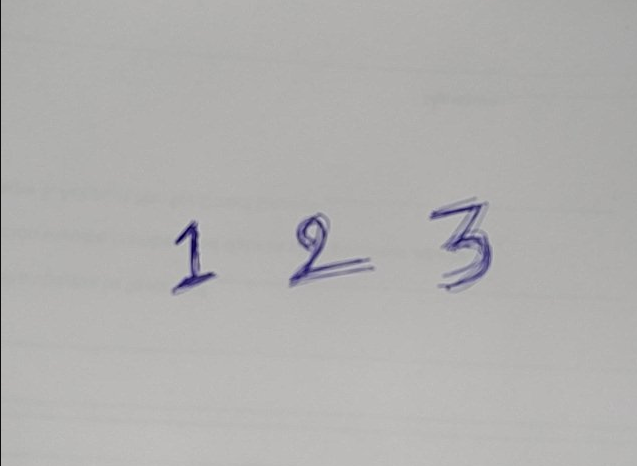
#> input picture digit/image.png, 637 x 466 px
$ jupyter execute --allow-errors DigitIdentifier.ipynb   (shell and % lines are left out)   (Python 2 division)   (older library calls are emulated)
#> lines starting #> are read from the running program, lines starting #| are printed output that depends on the picture; after the words box and inside, x2 and y2 are one past the last pixel; in counts of white or black regions, pixels touching at a corner belong together
[cell 1]
import numpy as np
import cv2
import skimage.io as io
import matplotlib.pyplot as plt

[cell 2]
im = io.imread('./image.png')
#> im is the input picture: shape (466, 637, 4); mean R, G, B, A 177.3, 176.4, 175.2, 255
print im.shape
#| (466, 637, 4)

plt.imshow(im)

[cell 3]
img = cv2.GaussianBlur(im, (5, 5), 10)
gray = cv2.cvtColor(img, cv2.COLOR_BGR2GRAY)

plt.figure(0)
plt.imshow(img)
plt.figure(1)
plt.imshow(gray, cmap='gray')

### In the above step, we applied a gaussian blur and converted the image to gray scale

#### Gaussian Blur removes the statistical Gaussian noise, hence smooths out the image

[cell 4]
th = 255 - cv2.adaptiveThreshold(gray, 255, cv2.ADAPTIVE_THRESH_GAUSSIAN_C, cv2.THRESH_BINARY, 11, 2)
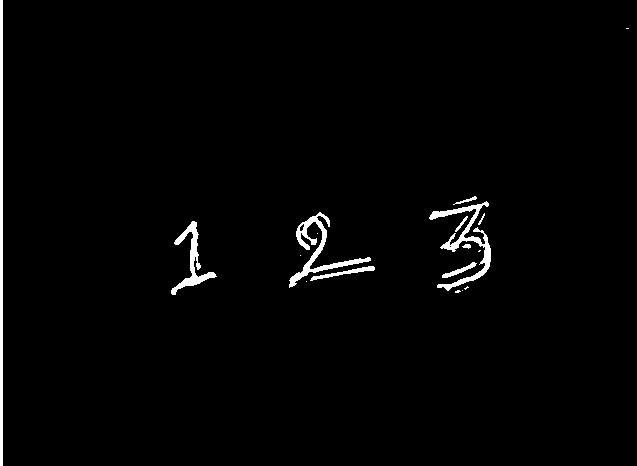
#> th: shape (466, 637); 1.7% white; 18 white regions (8 under 20 px), largest, box (x1, y1, x2, y2) and area: (0, 0, 3, 466) 1398, (429, 201, 491, 291) 1195, (289, 212, 371, 288) 1087
plt.imshow(th, cmap='gray')

### The above adaptiveThreshold was done to threshold pixel values to (0,255) and again helps out in smoothing the image by converting image to definite grayscale

[cell 5]
kim = th.copy()

[cell 6]
kernel = np.ones((3, 3)) / 9.0
a = cv2.dilate(kim, kernel, iterations=1)
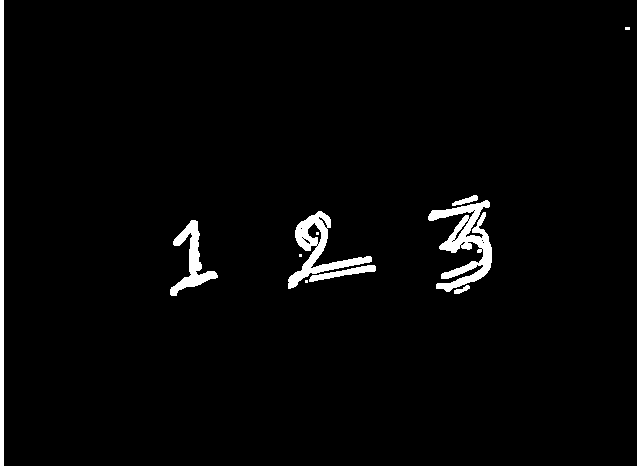
#> a: shape (466, 637); 2.6% white; 11 white regions (4 under 20 px), largest, box (x1, y1, x2, y2) and area: (428, 200, 492, 292) 2412, (0, 0, 4, 466) 1864, (288, 211, 372, 289) 1707
a = cv2.erode(a, kernel, iterations=1)
#> a: shape (466, 637); 1.7% white; 15 white regions (7 under 20 px), largest, box (x1, y1, x2, y2) and area: (0, 0, 3, 466) 1398, (429, 201, 491, 291) 1302, (289, 212, 371, 288) 1105
a = cv2.morphologyEx(a, cv2.MORPH_OPEN, kernel)
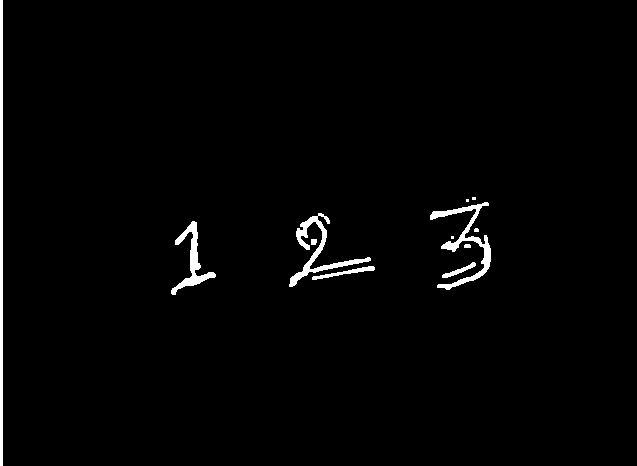
#> a: shape (466, 637); 1.6% white; 12 white regions (4 under 20 px)
a = cv2.morphologyEx(a, cv2.MORPH_CLOSE, kernel)
plt.imshow(a, cmap='gray')

### Erosion and dilation operations are done subsequently to adjust the border whitespace across the edges of contours.

## In the steps that follow, number contours are identified and seperated out, a simple CNN can be run afterwards easily to label them.

[cell 7]
image, cnts, _ = cv2.findContours(a, cv2.RETR_TREE, cv2.CHAIN_APPROX_SIMPLE)
#> cnts = 12 contours, 5 with area under 20; largest, box (x1, y1, x2, y2) and area: (0, 0, 3, 466) 930, (430, 202, 491, 290) 923, (289, 213, 371, 287) 838, (171, 221, 216, 295) 684, (312, 266, 375, 280) 173, (442, 262, 476, 278) 116, (311, 239, 317, 245) 24
cnts = sorted(cnts, key=lambda x: cv2.contourArea(x))
print len(cnts)
#| 12

zxzx = im[:, :, :3].copy()
cv2.drawContours(zxzx, cnts, -1, (0,255,0), 3)
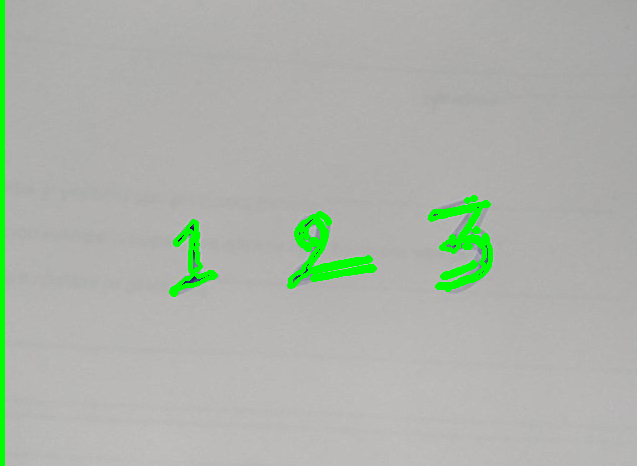
#> zxzx: shape (466, 637, 3); mean R, G, B 173.6, 180, 171.1

plt.imshow(zxzx)

[cell 8]
em = np.zeros(gray.shape + (3,), dtype=np.uint8)
print em.shape, em.mean()
#| (466, 637, 3) 0.0
#> em: shape (466, 637, 3); every value is 0
kk = 0
for ix in cnts:
    if cv2.contourArea(ix) > 500:
        print cv2.contourArea(ix), cv2.boundingRect(ix)
        x, y, w, h = cv2.boundingRect(ix)
        if np.abs(w-h) < 150:
            plt.figure(kk)
            section = gray[y:y+h, x:x+w]
            section = cv2.resize(section, (50, 50))
            plt.imshow(section, cmap='gray')
            kk += 1
            cv2.drawContours(em, [ix], -1, (0, 255, 0), 3)
#> this loop made 12 passes
#> (ix, x, y, w, h) on pass 12: ([[0, 0], [0, 465], [2, 465], [2, 0]], 0, 0, 3, 466)
#> (x, y, w, h) on passes 9 to 11: (171, 221, 45, 74), (289, 213, 82, 74), (430, 202, 61, 88)
#| 683.5 (171, 221, 45, 74)
#| 838.0 (289, 213, 82, 74)
#| 923.0 (430, 202, 61, 88)
#| 930.0 (0, 0, 3, 466)
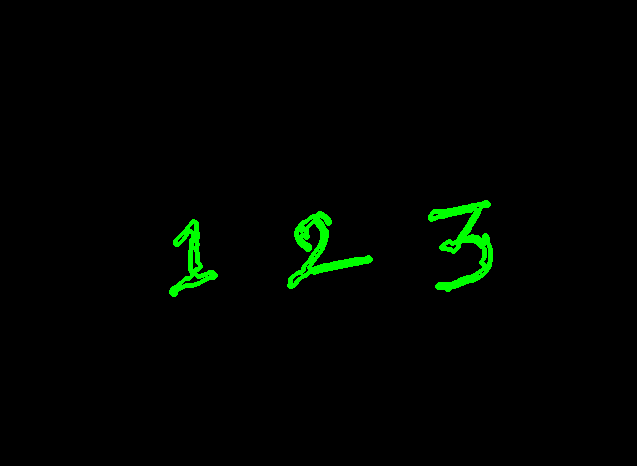
#> em: shape (466, 637, 3); mean of channels 0, 1, 2 0, 4.2, 0; drawn as B, G, R
#> after the loop, kk = 3

plt.imshow(em)
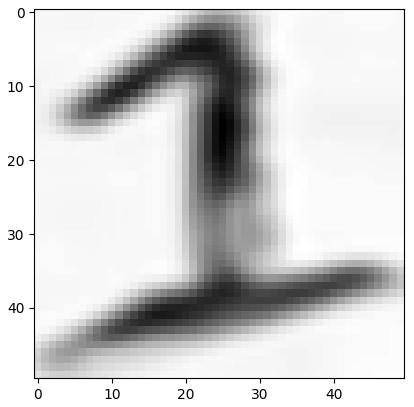
#> figure drawn by matplotlib, 1 panel
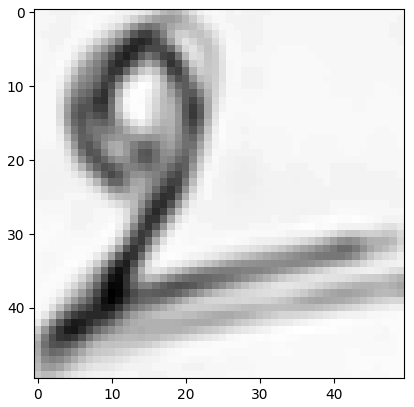
#> figure drawn by matplotlib, 1 panel
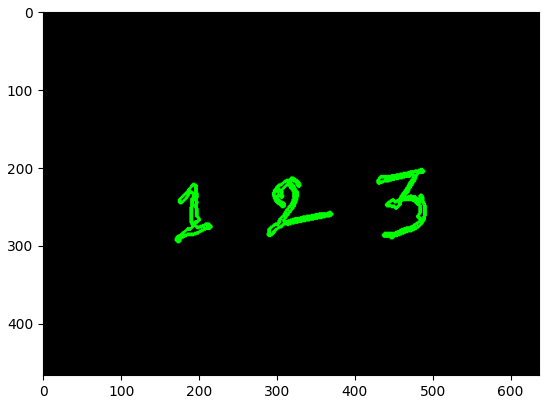
#> figure drawn by matplotlib, 1 panel
